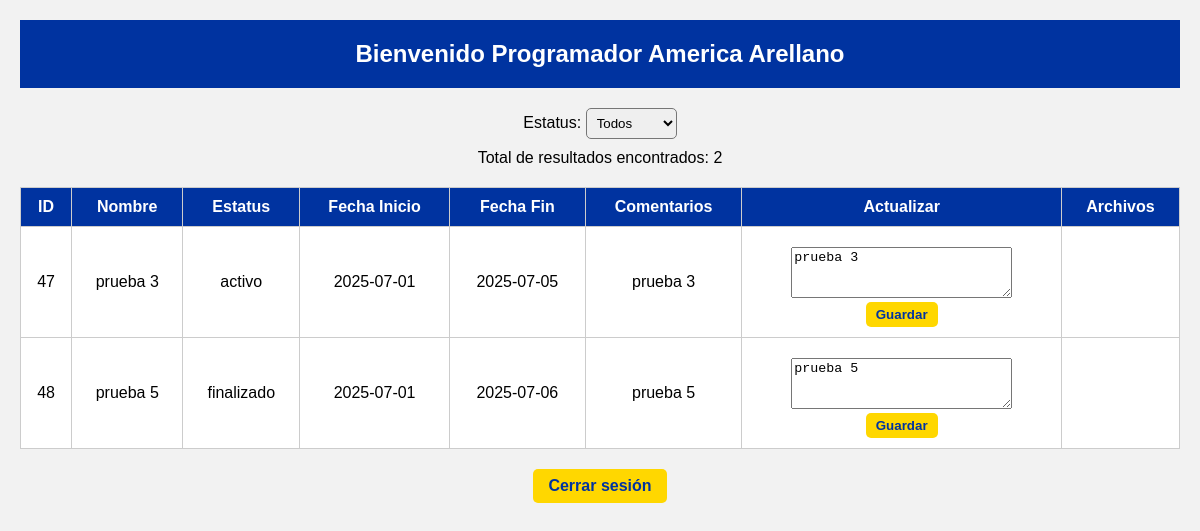
Page /programador_panel.php (signed in) on the committed database.
### tables this page shows
CREATE TABLE `usuarios` (
  `id` int(10) UNSIGNED NOT NULL,
  `empleado` varchar(8) NOT NULL,
  `nombre` varchar(100) NOT NULL,
  `apellido_paterno` varchar(100) NOT NULL,
  `apellido_materno` varchar(100) NOT NULL,
  `correo` varchar(100) NOT NULL,
  `password` varchar(255) NOT NULL,
  `rol` varchar(20) NOT NULL
);

CREATE TABLE `proyectos` (
  `id` int(10) UNSIGNED NOT NULL,
  `nombre` varchar(100) NOT NULL,
  `descripcion` text NOT NULL,
  `estatus` varchar(20) NOT NULL,
  `asignado_a` int(10) UNSIGNED DEFAULT NULL,
  `comentarios` text DEFAULT NULL,
  `fecha_inicio` date DEFAULT NULL,
  `fecha_fin` date DEFAULT NULL,
  `fecha_creacion` datetime DEFAULT current_timestamp(),
  `complejidad` varchar(20) DEFAULT 'medio'
);

### programador_panel.php (the view, shortened to what this page needs)
<?php
include 'conexion.php';
$usuario_id = (int) ($_SESSION['id'] ?? 0);
$usuario = $conn->query("SELECT nombre, apellido_paterno FROM usuarios WHERE id = $usuario_id")->fetch_assoc();
$nombre_programador = ucwords($usuario['nombre'] . ' ' . $usuario['apellido_paterno']);
$condicion = "WHERE asignado_a = $usuario_id";
$resultado = $conn->query("SELECT * FROM proyectos $condicion");
?>
<!DOCTYPE html>
<html lang="es">
<head>
</head>
<body>
<header>
    <h1>Bienvenido Programador <?= $nombre_programador ?></h1>
</header>
<form method="get">
    <label for="estatus">Estatus:</label>
    <select name="estatus" onchange="this.form.submit()">
        <option value="">Todos</option>
    </select>
</form>
<p style="text-align: center; margin-top: 10px;">Total de resultados encontrados: <?= $resultado->num_rows ?></p>
<table>
    <tr>
        <th>ID</th>
        <th>Nombre</th>
        <th>Estatus</th>
        <th>Fecha Inicio</th>
        <th>Fecha Fin</th>
        <th>Comentarios</th>
        <th>Actualizar</th>
        <th>Archivos</th>
    </tr>
    <?php if ($resultado->num_rows > 0): ?>
        <?php while ($p = $resultado->fetch_assoc()): ?>
        <tr>
            <td><?= $p['id'] ?></td>
            <td><?= $p['nombre'] ?></td>
            <td><?= $p['estatus'] ?></td>
            <td><?= htmlspecialchars($p['fecha_inicio']) ?></td>
            <td><?= htmlspecialchars($p['fecha_fin']) ?></td>
            <td><?= nl2br(htmlspecialchars($p['comentarios'])) ?></td>
            <td>
                <form method="post" action="actualizar_comentarios.php">
                    <textarea name="comentario" rows="3" cols="25"><?= htmlspecialchars($p['comentarios']) ?></textarea>
                    <br><button type="submit">Guardar</button>
                </form>
            </td>
            <td>
            </td>
        </tr>
        <?php endwhile; ?>
    <?php else: ?>
        <tr><td colspan="8">No tienes proyectos asignados.</td></tr>
    <?php endif; ?>
</table>
<div style="text-align: center;">
    <a href="logout.php">Cerrar sesión</a>
</div>
</body>
</html>

### programador_panel.php (style rules this page uses)
body { font-family: Arial, sans-serif; background-color: #f2f2f2; padding: 20px; margin: 0; }
header { background-color: #0033A0; color: white; padding: 20px; text-align: center; }
h1 { margin: 0; font-size: 24px; }
table { width: 100%; border-collapse: collapse; margin-top: 20px; background: white; }
th, td { border: 1px solid #ccc; padding: 10px; text-align: center; }
th { background-color: #0033A0; color: white; }
textarea { resize: vertical; }
select { padding: 6px; margin-top: 10px; border-radius: 5px; }
button { padding: 5px 10px; background-color: #FFD700; border: none; font-weight: bold; color: #0033A0; border-radius: 5px; }
a { display: inline-block; margin-top: 20px; text-decoration: none; background-color: #FFD700; color: #0033A0; padding: 8px 15px; border-radius: 5px; font-weight: bold; }
form { text-align: center; margin-top: 10px; }

### rows in the picture
usuarios: nombre_programador "America Arellano"
proyectos: id "47", nombre "prueba 3", estatus "activo", fecha_inicio "2025-07-01", fecha_fin "2025-07-05", comentarios "prueba 3", comentario "prueba 3"
proyectos: id "48", nombre "prueba 5", estatus "finalizado", fecha_inicio "2025-07-01", fecha_fin "2025-07-06", comentarios "prueba 5", comentario "prueba 5"

### other values in the picture
$resultado->num_rows "2"
